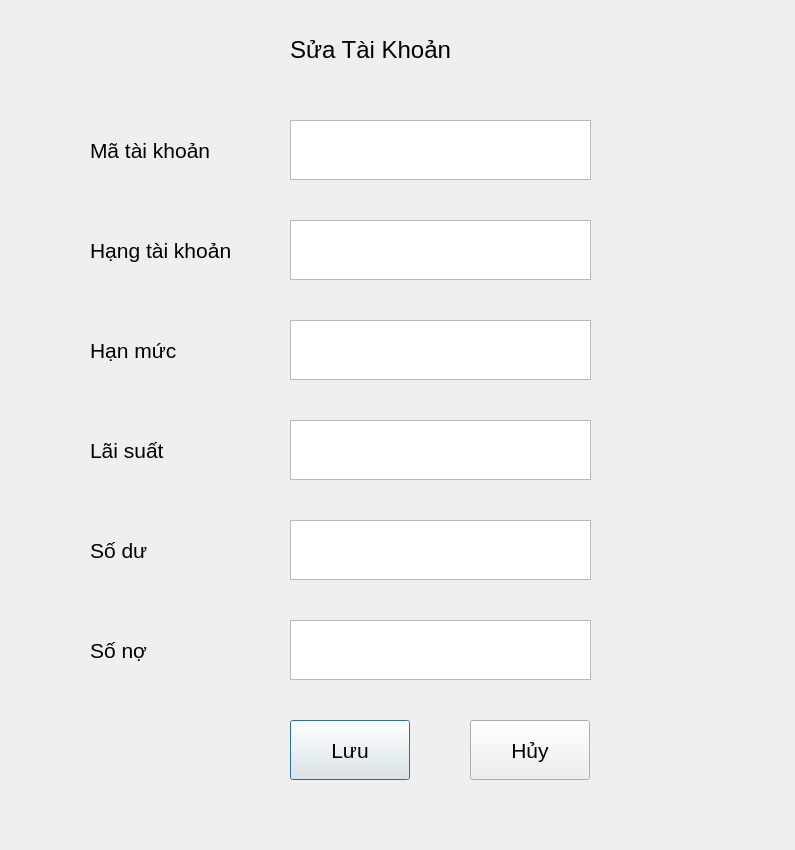
<?xml version="1.0" encoding="UTF-8"?>
<ui version="4.0">
 <class>Dialog</class>
 <widget class="QDialog" name="Dialog">
  <property name="geometry">
   <rect>
    <x>0</x>
    <y>0</y>
    <width>795</width>
    <height>850</height>
   </rect>
  </property>
  <property name="font">
   <font>
    <family>MS Shell Dlg 2</family>
    <pointsize>16</pointsize>
   </font>
  </property>
  <property name="windowTitle">
   <string>Dialog</string>
  </property>
  <widget class="QLabel" name="label">
   <property name="geometry">
    <rect>
     <x>90</x>
     <y>130</y>
     <width>200</width>
     <height>40</height>
    </rect>
   </property>
   <property name="font">
    <font>
     <pointsize>16</pointsize>
    </font>
   </property>
   <property name="text">
    <string>Mã tài khoản</string>
   </property>
  </widget>
  <widget class="QTextEdit" name="textEdit">
   <property name="geometry">
    <rect>
     <x>290</x>
     <y>120</y>
     <width>301</width>
     <height>60</height>
    </rect>
   </property>
  </widget>
  <widget class="QLabel" name="label_2">
   <property name="geometry">
    <rect>
     <x>90</x>
     <y>230</y>
     <width>200</width>
     <height>40</height>
    </rect>
   </property>
   <property name="font">
    <font>
     <pointsize>16</pointsize>
    </font>
   </property>
   <property name="text">
    <string>Hạng tài khoản</string>
   </property>
  </widget>
  <widget class="QTextEdit" name="textEdit_2">
   <property name="geometry">
    <rect>
     <x>290</x>
     <y>220</y>
     <width>301</width>
     <height>60</height>
    </rect>
   </property>
  </widget>
  <widget class="QLabel" name="label_3">
   <property name="geometry">
    <rect>
     <x>90</x>
     <y>330</y>
     <width>200</width>
     <height>40</height>
    </rect>
   </property>
   <property name="font">
    <font>
     <pointsize>16</pointsize>
    </font>
   </property>
   <property name="text">
    <string>Hạn mức</string>
   </property>
  </widget>
  <widget class="QTextEdit" name="textEdit_3">
   <property name="geometry">
    <rect>
     <x>290</x>
     <y>320</y>
     <width>301</width>
     <height>60</height>
    </rect>
   </property>
  </widget>
  <widget class="QLabel" name="label_4">
   <property name="geometry">
    <rect>
     <x>90</x>
     <y>530</y>
     <width>200</width>
     <height>40</height>
    </rect>
   </property>
   <property name="font">
    <font>
     <pointsize>16</pointsize>
    </font>
   </property>
   <property name="text">
    <string>Số dư</string>
   </property>
  </widget>
  <widget class="QTextEdit" name="textEdit_4">
   <property name="geometry">
    <rect>
     <x>290</x>
     <y>520</y>
     <width>301</width>
     <height>60</height>
    </rect>
   </property>
  </widget>
  <widget class="QPushButton" name="pushButton">
   <property name="geometry">
    <rect>
     <x>290</x>
     <y>720</y>
     <width>120</width>
     <height>60</height>
    </rect>
   </property>
   <property name="text">
    <string>Lưu</string>
   </property>
  </widget>
  <widget class="QPushButton" name="pushButton_2">
   <property name="geometry">
    <rect>
     <x>470</x>
     <y>720</y>
     <width>120</width>
     <height>60</height>
    </rect>
   </property>
   <property name="text">
    <string>Hủy</string>
   </property>
  </widget>
  <widget class="QLabel" name="label_5">
   <property name="geometry">
    <rect>
     <x>290</x>
     <y>30</y>
     <width>250</width>
     <height>40</height>
    </rect>
   </property>
   <property name="font">
    <font>
     <pointsize>18</pointsize>
    </font>
   </property>
   <property name="text">
    <string>Sửa Tài Khoản</string>
   </property>
  </widget>
  <widget class="QLabel" name="label_6">
   <property name="geometry">
    <rect>
     <x>90</x>
     <y>430</y>
     <width>200</width>
     <height>40</height>
    </rect>
   </property>
   <property name="font">
    <font>
     <pointsize>16</pointsize>
    </font>
   </property>
   <property name="text">
    <string>Lãi suất</string>
   </property>
  </widget>
  <widget class="QTextEdit" name="textEdit_5">
   <property name="geometry">
    <rect>
     <x>290</x>
     <y>420</y>
     <width>301</width>
     <height>60</height>
    </rect>
   </property>
  </widget>
  <widget class="QLabel" name="label_7">
   <property name="geometry">
    <rect>
     <x>90</x>
     <y>630</y>
     <width>200</width>
     <height>40</height>
    </rect>
   </property>
   <property name="font">
    <font>
     <pointsize>16</pointsize>
    </font>
   </property>
   <property name="text">
    <string>Số nợ</string>
   </property>
  </widget>
  <widget class="QTextEdit" name="textEdit_6">
   <property name="geometry">
    <rect>
     <x>290</x>
     <y>620</y>
     <width>301</width>
     <height>60</height>
    </rect>
   </property>
  </widget>
 </widget>
 <resources/>
 <connections/>
</ui>
